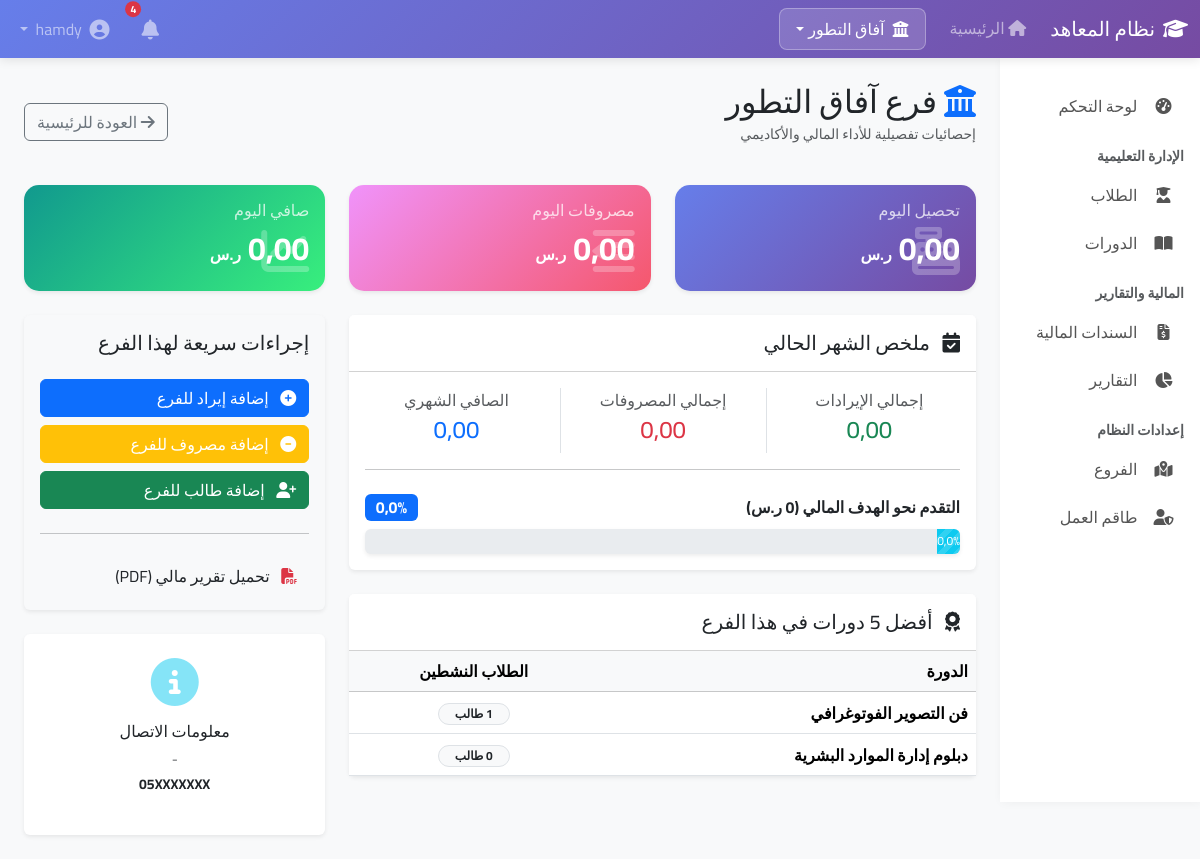
The page /branch/1/ (signed in) on the database its author committed.
### branches/models.py (models this page shows, shortened)
class Branch(models.Model):
    name = models.CharField(max_length=100, verbose_name='اسم الفرع')
    code = models.CharField(max_length=10, unique=True, verbose_name='كود الفرع')
    address = models.TextField(blank=True, verbose_name='العنوان')
    phone = models.CharField(max_length=20, blank=True, verbose_name='رقم الهاتف')
    email = models.EmailField(blank=True, verbose_name='البريد الإلكتروني')
    is_active = models.BooleanField(default=True, verbose_name='نشط')
    created_at = models.DateTimeField(auto_now_add=True, verbose_name='تاريخ الإنشاء')
    def get_current_month_target(self):
        today = date.today()
        target_obj = self.targets.filter(year=today.year, month=today.month).first()
        return float(target_obj.amount) if target_obj else 0.0

### courses/models.py (models this page shows, shortened)
class Course(models.Model):
    COURSE_TYPE_CHOICES = [
        ('diploma', 'دبلوم'),
        ('course', 'دورة'),
    ]
    name = models.CharField(max_length=200, verbose_name='اسم الدورة/الدبلومة')
    code = models.CharField(max_length=20, unique=True, verbose_name='كود الدورة')
    course_type = models.CharField(max_length=10, choices=COURSE_TYPE_CHOICES, verbose_name='النوع')
    description = models.TextField(blank=True, verbose_name='الوصف')
    price = models.DecimalField(max_digits=10, decimal_places=2, verbose_name='السعر')
    duration_days = models.PositiveIntegerField(default=30, verbose_name='المدة (بالأيام)')
    branches = models.ManyToManyField(Branch, related_name='courses', verbose_name='الفروع المتاحة')
    is_active = models.BooleanField(default=True, verbose_name='نشطة')
    created_at = models.DateTimeField(auto_now_add=True, verbose_name='تاريخ الإنشاء')
    class Meta:
        verbose_name = 'دورة/دبلومة'
        verbose_name_plural = 'الدورات والدبلومات'
        ordering = ['-created_at']

### dashboard/views.py (the view)
# urls.py: path('branch/<int:branch_id>/', views.branch_dashboard, name='branch_dashboard'),
@login_required
def branch_dashboard(request, branch_id):
    user = request.user
    branch = get_object_or_404(Branch, id=branch_id)
    today = date.today()
    month_start = today.replace(day=1)
    can_view = (
        user.is_superuser or
        user.user_type == 'admin' or
        (user.user_type == 'regional_manager' and branch in user.managed_branches.all()) or
        user.branch == branch
    )
    if not can_view:
        from django.core.exceptions import PermissionDenied
        raise PermissionDenied
    today_income = Income.objects.filter(branch=branch, date=today).aggregate(total=Sum('amount'))['total'] or Decimal('0.00')
    today_expenses = Expense.objects.filter(branch=branch, date=today).aggregate(total=Sum('amount'))['total'] or Decimal('0.00')
    monthly_income = Income.objects.filter(branch=branch, date__gte=month_start).aggregate(total=Sum('amount'))['total'] or Decimal('0.00')
    monthly_expenses = Expense.objects.filter(branch=branch, date__gte=month_start).aggregate(total=Sum('amount'))['total'] or Decimal('0.00')
    target_amount = Decimal(str(branch.get_current_month_target() or 0))
    if target_amount > 0:
        achievement_percentage = (monthly_income / target_amount) * 100
    else:
        achievement_percentage = 0
    top_courses = Course.objects.filter(branches=branch).annotate(
        students_count=Count('student', filter=Q(student__branch=branch, student__is_active=True))
    ).order_by('-students_count')[:5]
    context = {
        'branch': branch,
        'today_income': today_income,
        'today_expenses': today_expenses,
        'today_net': today_income - today_expenses,
        'monthly_income': monthly_income,
        'monthly_expenses': monthly_expenses,
        'monthly_net': monthly_income - monthly_expenses,
        'monthly_target': target_amount,
        'achievement_percentage': round(float(achievement_percentage), 1),
        'top_courses': top_courses,
    }
    return render(request, 'dashboard/branch_dashboard.html', context)

### templates/dashboard/branch_dashboard.html (shortened to what this page needs)
{% extends 'base.html' %}
{% block content %}
<div class="d-flex justify-content-between align-items-center mb-4">
    <div>
        <h2 class="mb-1"><i class="fas fa-university text-primary"></i> فرع {{ branch.name }}</h2>
        <p class="text-muted small">إحصائيات تفصيلية للأداء المالي والأكاديمي</p>
    </div>
    <a href="{% url 'dashboard:dashboard' %}" class="btn btn-outline-secondary">
        <i class="fas fa-arrow-right"></i> العودة للرئيسية
    </a>
</div>
<div class="row mb-4 text-white">
    <div class="col-md-4">
        <div class="card stat-card shadow-sm h-100">
            <div class="card-body">
                <h6 class="opacity-75">تحصيل اليوم</h6>
                <h2 class="fw-bold">{{ today_income|floatformat:2 }} <small class="fs-6">ر.س</small></h2>
                <i class="fas fa-cash-register fa-3x position-absolute bottom-0 start-0 m-3 opacity-25"></i>
            </div>
        </div>
    </div>
    <div class="col-md-4">
        <div class="card stat-card warning shadow-sm h-100">
            <div class="card-body">
                <h6 class="opacity-75">مصروفات اليوم</h6>
                <h2 class="fw-bold">{{ today_expenses|floatformat:2 }} <small class="fs-6">ر.س</small></h2>
                <i class="fas fa-outdent fa-3x position-absolute bottom-0 start-0 m-3 opacity-25"></i>
            </div>
        </div>
    </div>
    <div class="col-md-4">
        <div class="card stat-card success shadow-sm h-100">
            <div class="card-body">
                <h6 class="opacity-75">صافي اليوم</h6>
                <h2 class="fw-bold">{{ today_net|floatformat:2 }} <small class="fs-6">ر.س</small></h2>
                <i class="fas fa-chart-line fa-3x position-absolute bottom-0 start-0 m-3 opacity-25"></i>
            </div>
        </div>
    </div>
</div>
<div class="row">
    <div class="col-md-8">
        <div class="card mb-4 shadow-sm border-0">
            <div class="card-header bg-white py-3">
                <h5 class="mb-0 text-dark"><i class="fas fa-calendar-check me-2"></i> ملخص الشهر الحالي</h5>
            </div>
            <div class="card-body">
                <div class="row text-center">
                    <div class="col-md-4 border-end">
                        <p class="text-muted mb-1">إجمالي الإيرادات</p>
                        <h4 class="text-success">{{ monthly_income|floatformat:2 }}</h4>
                    </div>
                    <div class="col-md-4 border-end">
                        <p class="text-muted mb-1">إجمالي المصروفات</p>
                        <h4 class="text-danger">{{ monthly_expenses|floatformat:2 }}</h4>
                    </div>
                    <div class="col-md-4">
                        <p class="text-muted mb-1">الصافي الشهري</p>
                        <h4 class="text-primary">{{ monthly_net|floatformat:2 }}</h4>
                    </div>
                </div>
                <hr>
                <div class="mt-4">
                    <div class="d-flex justify-content-between align-items-center mb-2">
                        <span class="fw-bold">التقدم نحو الهدف المالي ({{ monthly_target }} ر.س)</span>
                        <span class="badge bg-primary fs-6">{{ achievement_percentage }}%</span>
                    </div>
                    <div class="progress shadow-sm" style="height: 25px;">
                        <div class="progress-bar progress-bar-striped progress-bar-animated {% if achievement_percentage >= 100 %}bg-success{% else %}bg-info{% endif %}"
                             role="progressbar"
                             style="width: {{ achievement_percentage }}%">
                            {{ achievement_percentage }}%
                        </div>
                    </div>
                </div>
            </div>
        </div>
        <div class="card shadow-sm border-0">
            <div class="card-header bg-white py-3">
                <h5 class="mb-0 text-dark"><i class="fas fa-award me-2"></i> أفضل 5 دورات في هذا الفرع</h5>
            </div>
            <div class="card-body p-0">
                <table class="table table-hover align-middle mb-0">
                    <thead class="table-light">
                        <tr>
                            <th>الدورة</th>
                            <th class="text-center">الطلاب النشطين</th>
                        </tr>
                    </thead>
                    <tbody>
                        {% for course in top_courses %}
                        <tr>
                            <td class="fw-bold">{{ course.name }}</td>
                            <td class="text-center">
                                <span class="badge rounded-pill bg-light text-dark border px-3">
                                    {{ course.students_count }} طالب
                                </span>
                            </td>
                        </tr>
                        {% empty %}
                        <tr><td colspan="2" class="text-center p-4">لا توجد بيانات دورات لهذا الفرع</td></tr>
                        {% endfor %}
                    </tbody>
                </table>
            </div>
        </div>
    </div>
    <div class="col-md-4">
        <div class="card shadow-sm border-0 mb-4 bg-light">
            <div class="card-body">
                <h5 class="card-title mb-4">إجراءات سريعة لهذا الفرع</h5>
                <div class="d-grid gap-2">
                    <a href="{% url 'transactions:income_add' %}?branch={{ branch.id }}" class="btn btn-primary text-start">
                        <i class="fas fa-plus-circle me-2"></i> إضافة إيراد للفرع
                    </a>
                    <a href="{% url 'transactions:expense_add' %}?branch={{ branch.id }}" class="btn btn-warning text-white text-start">
                        <i class="fas fa-minus-circle me-2"></i> إضافة مصروف للفرع
                    </a>
                    <a href="{% url 'students:student_add' %}?branch={{ branch.id }}" class="btn btn-success text-start">
                        <i class="fas fa-user-plus me-2"></i> إضافة طالب للفرع
                    </a>
                    <hr>
                    <a href="{% url 'reports:daily_report' %}?branch={{ branch.id }}" class="btn btn-outline-dark text-start border-0">
                        <i class="fas fa-file-pdf me-2 text-danger"></i> تحميل تقرير مالي (PDF)
                    </a>
                </div>
            </div>
        </div>
        <div class="card shadow-sm border-0">
            <div class="card-body text-center py-4">
                <i class="fas fa-info-circle fa-3x text-info opacity-50 mb-3"></i>
                <h6>معلومات الاتصال</h6>
                <p class="small text-muted mb-1">{{ branch.address|default:"لا يوجد عنوان مسجل" }}</p>
                <p class="small fw-bold">{{ branch.phone|default:"" }}</p>
            </div>
        </div>
    </div>
</div>
{% endblock %}

### templates/base.html (shortened to what this page needs)
<!DOCTYPE html>
<html lang="ar" dir="rtl">
<head>
    <link rel="stylesheet" href="https://cdn.jsdelivr.net/npm/bootstrap@5.3.2/dist/css/bootstrap.rtl.min.css">
    <link rel="stylesheet" href="https://cdnjs.cloudflare.com/ajax/libs/font-awesome/6.4.0/css/all.min.css">
</head>
<body>
    {% if user.is_authenticated %}
    <nav class="navbar navbar-expand-lg navbar-dark sticky-top">
        <div class="container-fluid">
            <a class="navbar-brand" href="{% url 'dashboard:dashboard' %}">
                <i class="fas fa-graduation-cap me-2"></i>نظام المعاهد
            </a>
            <div class="collapse navbar-collapse" id="navbarNav">
                <ul class="navbar-nav me-auto">
                    <li class="nav-item">
                        <a class="nav-link" href="{% url 'dashboard:dashboard' %}"><i class="fas fa-home"></i> الرئيسية</a>
                    </li>
                    {% if user.is_superuser or user.user_type == 'admin' or user.user_type == 'regional_manager' %}
                    <li class="nav-item dropdown">
                        <a class="nav-link dropdown-toggle px-3 mx-lg-3 d-flex align-items-center"
                           href="#" id="branchSwitch" role="button" data-bs-toggle="dropdown" aria-expanded="false">
                            <i class="fas fa-university me-2"></i>
                            <span>{% if branch %}{{ branch.name }}{% else %}تبديل الفرع{% endif %}</span>
                        </a>
                    </li>
                    {% endif %}
                </ul>
                <ul class="navbar-nav align-items-center">
                    <li class="nav-item dropdown me-3">
                        <a class="nav-link position-relative" href="#" id="notificationsDropdown" data-bs-toggle="dropdown">
                            <i class="fas fa-bell fa-lg"></i>
                            <span id="notification-badge" class="position-absolute top-0 start-100 translate-middle badge rounded-pill bg-danger {% if unread_notifications_count == 0 %}d-none{% endif %}">
                            </span>
                        </a>
                    </li>
                    <li class="nav-item dropdown">
                        <a class="nav-link dropdown-toggle" href="#" data-bs-toggle="dropdown">
                            <i class="fas fa-user-circle fa-lg me-1"></i> {{ user.get_full_name|default:user.username }}
                        </a>
                    </li>
                </ul>
            </div>
        </div>
    </nav>
    <div class="container-fluid">
        <div class="row">
            <div class="col-md-2 sidebar p-0 d-none d-md-block sticky-top">
                <div class="py-4">
                    <nav class="nav flex-column">
                        <a class="nav-link {% if request.resolver_match.url_name == 'dashboard' %}active{% endif %}" href="{% url 'dashboard:dashboard' %}">
                            <i class="fas fa-tachometer-alt"></i> لوحة التحكم
                        </a>
                        <div class="px-3 mt-3 mb-1 text-muted small fw-bold text-uppercase">الإدارة التعليمية</div>
                        <a class="nav-link {% if 'students' in request.path %}active{% endif %}" href="{% url 'students:student_list' %}">
                            <i class="fas fa-user-graduate"></i> الطلاب
                        </a>
                        <a class="nav-link {% if 'courses' in request.path %}active{% endif %}" href="{% url 'courses:course_list' %}">
                            <i class="fas fa-book-open"></i> الدورات
                        </a>
                        <div class="px-3 mt-3 mb-1 text-muted small fw-bold text-uppercase">المالية والتقارير</div>
                        <a class="nav-link {% if 'transactions' in request.path %}active{% endif %}" href="{% url 'transactions:income_list' %}">
                            <i class="fas fa-file-invoice-dollar"></i> السندات المالية
                        </a>
                        <a class="nav-link {% if 'reports' in request.path %}active{% endif %}" href="{% url 'reports:reports_dashboard' %}">
                            <i class="fas fa-chart-pie"></i> التقارير
                        </a>
                        {% if user.is_superuser or user.user_type == 'admin' %}
                        <div class="px-3 mt-3 mb-1 text-muted small fw-bold text-uppercase">إعدادات النظام</div>
                        <a class="nav-link {% if 'branches' in request.path %}active{% endif %}" href="{% url 'branches:branch_list' %}">
                            <i class="fas fa-map-marked-alt"></i> الفروع
                        </a>
                        <a class="nav-link {% if 'accounts' in request.path %}active{% endif %}" href="{% url 'accounts:user_list' %}">
                            <i class="fas fa-user-shield"></i> طاقم العمل
                        </a>
                        {% endif %}
                    </nav>
                </div>
            </div>
            <div class="col-md-10 p-4">
                <div class="content-wrapper">
                    {% block content %}{% endblock %}
                </div>
            </div>
        </div>
    </div>
    {% else %}
        {% block auth_content %}{% endblock %}
    {% endif %}
</body>
</html>

### rows shown on the page
Branch: name "آفاق التطور", address "-", phone "05XXXXXXX"
Course: name "فن التصوير الفوتوغرافي", students_count "1"
Course: name "دبلوم إدارة الموارد البشرية", students_count "0"

### other values the page prints
{{ today_income|floatformat:2 }} "0,00"
{{ today_net|floatformat:2 }} "0,00"
{{ monthly_income|floatformat:2 }} "0,00"
{{ monthly_expenses|floatformat:2 }} "0,00"
{{ monthly_net|floatformat:2 }} "0,00"
{{ achievement_percentage }} "0,0"
